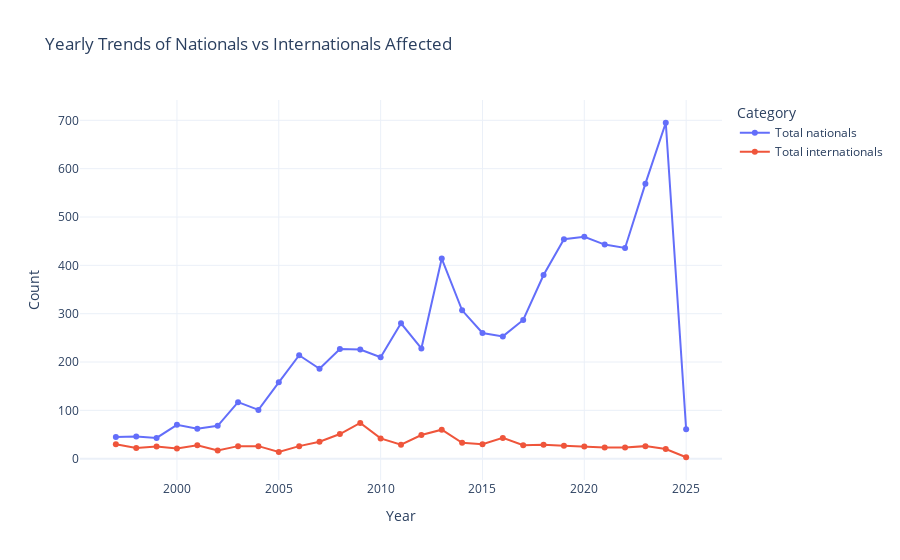

Source (notebook cell):
### Markdown cell above
### Nationality

### Code cell
import plotly.express as px

# Grouping the data by Year and summing up the total impact
df_grouped = df1.groupby("Year")[["Total nationals", "Total internationals"]].sum().reset_index()

# Creating the interactive plot
fig = px.line(df_grouped, x="Year", y=["Total nationals", "Total internationals"],
              markers=True, labels={"value": "Total Count", "variable": "Category"},
              title="Yearly Trends of Nationals vs Internationals Affected")

# Updating layout for better visibility
fig.update_layout(xaxis_title="Year", yaxis_title="Count", 
                  template="plotly_white", hovermode="x")

# Show the interactive figure
fig.show()

### Figure 1 — Plotly figure (JSON) as saved in the notebook; plotly's stock layout.template omitted (floating-point values rounded to 4 significant figures)
{"data": [{"hovertemplate": "Category=Total nationals<br>Year=%{x}<br>Total Count=%{y}<extra></extra>", "legendgroup": "Total nationals", "line": {"color": "#636efa", "dash": "solid"}, "marker": {"symbol": "circle"}, "mode": "markers+lines", "name": "Total nationals", "orientation": "v", "showlegend": true, "type": "scatter", "x": [1997, 1998, 1999, 2000, 2001, 2002, 2003, 2004, 2005, 2006, 2007, 2008, 2009, 2010, 2011, 2012, 2013, 2014, 2015, 2016, 2017, 2018, 2019, 2020, 2021, 2022, 2023, 2024, 2025], "xaxis": "x", "y": [45, 46, 43, 70, 62, 68, 117, 101, 158, 214, 186, 227, 226, 210, 280, 228, 414, 307, 260, 253, 287, 380, 454, 459, 443, 436, 569, 695, 61], "yaxis": "y"}, {"hovertemplate": "Category=Total internationals<br>Year=%{x}<br>Total Count=%{y}<extra></extra>", "legendgroup": "Total internationals", "line": {"color": "#EF553B", "dash": "solid"}, "marker": {"symbol": "circle"}, "mode": "markers+lines", "name": "Total internationals", "orientation": "v", "showlegend": true, "type": "scatter", "x": [1997, 1998, 1999, 2000, 2001, 2002, 2003, 2004, 2005, 2006, 2007, 2008, 2009, 2010, 2011, 2012, 2013, 2014, 2015, 2016, 2017, 2018, 2019, 2020, 2021, 2022, 2023, 2024, 2025], "xaxis": "x", "y": [30, 22, 25, 21, 28, 17, 26, 26, 14, 26, 35, 51, 74, 42, 29, 49, 60, 33, 30, 43, 28, 29, 27, 25, 23, 23, 26, 20, 3], "yaxis": "y"}], "layout": {"hovermode": "x", "legend": {"title": {"text": "Category"}, "tracegroupgap": 0}, "title": {"text": "Yearly Trends of Nationals vs Internationals Affected"}, "xaxis": {"anchor": "y", "domain": [0, 1], "title": {"text": "Year"}}, "yaxis": {"anchor": "x", "domain": [0, 1], "title": {"text": "Count"}}}}
